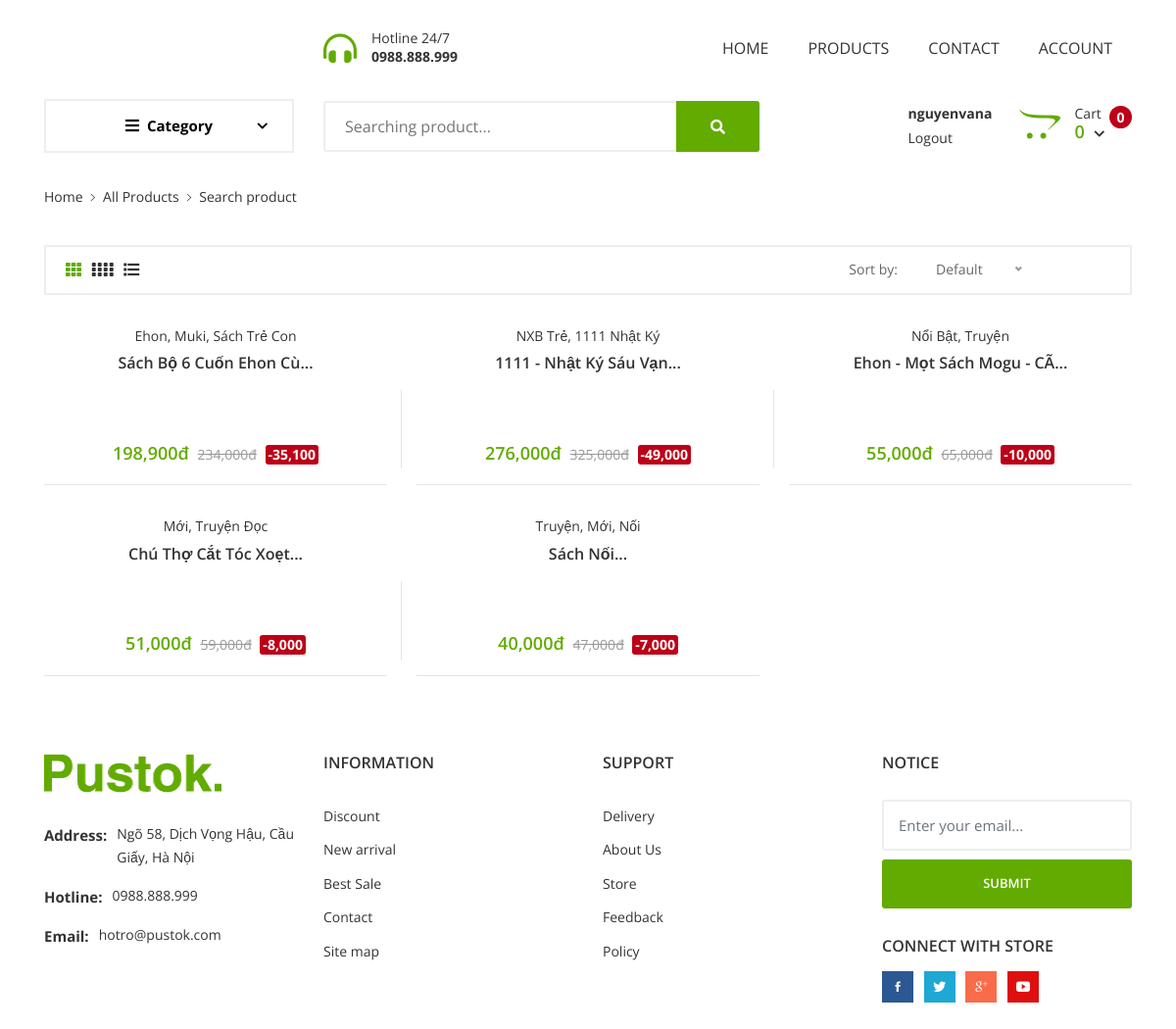
/tim-kiem.php (signed in), run on the app's committed database.
### tables this page shows
CREATE TABLE `sanpham` (
  `masanpham` int(11) NOT NULL,
  `tensanpham` varchar(255) NOT NULL,
  `giagoc` int(11) NOT NULL,
  `giaban` int(11) NOT NULL,
  `machuyenmuc` int(11) NOT NULL,
  `tag` varchar(255) NOT NULL,
  `mota` varchar(500) NOT NULL,
  `anhchinh` text NOT NULL,
  `anhphu1` text NOT NULL,
  `anhphu2` text NOT NULL,
  `anhphu3` text NOT NULL,
  `anhphu4` text NOT NULL,
  `motachitiet` text NOT NULL,
  `loaisanpham` int(1) NOT NULL
);

### database/query.php (called while the page is built, shortened)
<?php
function queryResult($conn, $sql){
    $result = $conn->query($sql);
    if ($result->num_rows > 0) {
        return $result;
    } else {
        return 0;
    }
}
?>

### tim-kiem.php (the view, shortened to what this page needs)
<?php require(__DIR__.'/layouts/header.php'); ?>
<?php
$tensach = "'%".$_GET['tensach']."%'";
$sql_sanpham = "SELECT * FROM sanpham WHERE tensanpham LIKE ".$tensach."";
$sanpham = queryResult($conn,$sql_sanpham);
 ?>
		<section class="breadcrumb-section">
			<div class="container">
				<div class="breadcrumb-contents">
					<nav aria-label="breadcrumb">
						<ol class="breadcrumb">
							<li class="breadcrumb-item"><a href="index.html">Home</a></li>
							<li class="breadcrumb-item ">All Products</li>
							<li class="breadcrumb-item active">Search product</li>
						</ol>
					</nav>
				</div>
			</div>
		</section>
		<main class="inner-page-sec-padding-bottom">
			<div class="container">
				<div class="shop-toolbar mb--30">
					<div class="row align-items-center">
						<div class="col-lg-2 col-md-2 col-sm-6">
							<div class="product-view-mode">
								<a href="#" class="sorting-btn active" data-target="grid"><i class="fas fa-th"></i></a>
								<a href="#" class="sorting-btn" data-target="grid-four">
									<span class="grid-four-icon">
										<i class="fas fa-grip-vertical"></i><i class="fas fa-grip-vertical"></i>
									</span>
								</a>
								<a href="#" class="sorting-btn" data-target="list "><i class="fas fa-list"></i></a>
							</div>
						</div>
						<div class="col-xl-4 col-lg-4 col-md-4 col-sm-6 mt--10 mt-md--0 ">
							<div class="sorting-selection">
								<span>Sort by:</span>
							</div>
						</div>
					</div>
				</div>
				<div class="shop-product-wrap grid with-pagination row space-db--30 shop-border">
					<?php if(!isset($sanpham->num_rows)){ ?>
						<p style="text-align: center; width: 100%;">We couldn't find the product!</p>
					<?php }else{ ?>
						<?php while($row = $sanpham->fetch_assoc()){ ?>
							<div class="col-lg-4 col-sm-6">
								<div class="product-card">
									<div class="product-grid-content">
										<div class="product-header">
											<a href="" class="author">
												<?php echo $row['tag']; ?>
											</a>
											<h3><a href="san-pham.php?id=<?php echo $row['masanpham']; ?>"><?php echo substr($row['tensanpham'],0,28);?>...</a></h3>
										</div>
										<div class="product-card--body">
											<div class="card-image">
											</div>
											<div class="price-block">
	                                            <span class="price"><?php echo number_format($row['giaban']); ?>đ</span>
	                                            <del class="price-old"><?php echo number_format($row['giagoc']); ?>đ</del>
	                                            <span class="price-discount">-<?php echo number_format($row['giagoc'] - $row['giaban']); ?></span>
	                                        </div>
										</div>
									</div> <hr>
								</div>
							</div>
						<?php } ?>
					<?php } ?>
				</div>
			</div>
		</main>
	</div>
<?php require(__DIR__.'/layouts/footer.php'); ?>

### data on the page
sanpham: tag "Ehon, Muki, Sách Trẻ Con", tensanpham "Sách Bộ 6 Cuốn Ehon Cù", giaban "198,900", giagoc "234,000", $row['giagoc'] - $row['giaban'] "35,100"
sanpham: tag "NXB Trẻ, 1111 Nhật Ký", tensanpham "1111 - Nhật Ký Sáu Vạn", giaban "276,000", giagoc "325,000", $row['giagoc'] - $row['giaban'] "49,000"
sanpham: tag "Nổi Bật, Truyện", tensanpham "Ehon - Mọt Sách Mogu - CÃ", giaban "55,000", giagoc "65,000", $row['giagoc'] - $row['giaban'] "10,000"
sanpham: tag "Mới, Truyện Đọc", tensanpham "Chú Thợ Cắt Tóc Xoẹt", giaban "51,000", giagoc "59,000", $row['giagoc'] - $row['giaban'] "8,000"
sanpham: tag "Truyện, Mới, Nối", tensanpham "Sách Nối", giaban "40,000", giagoc "47,000", $row['giagoc'] - $row['giaban'] "7,000"

### other printed values
$_SESSION['taikhoan'] "nguyenvana"
